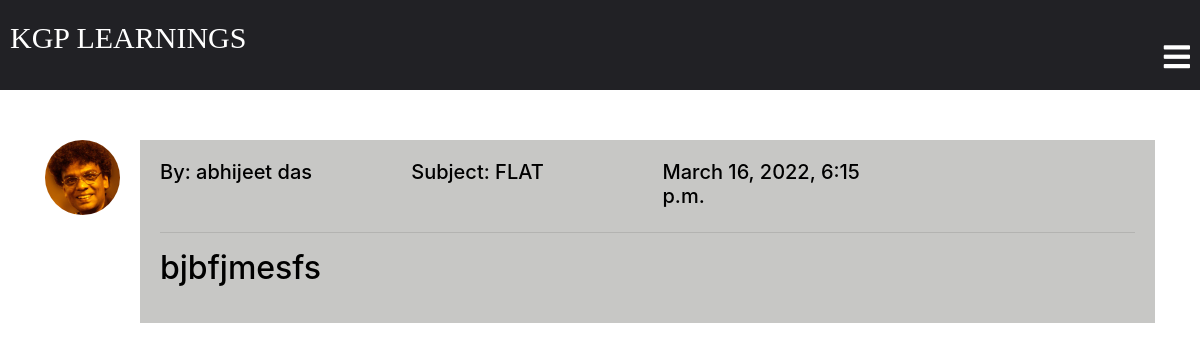
Before: /classroom/student/16/class_notice (signed in) with the older database file.
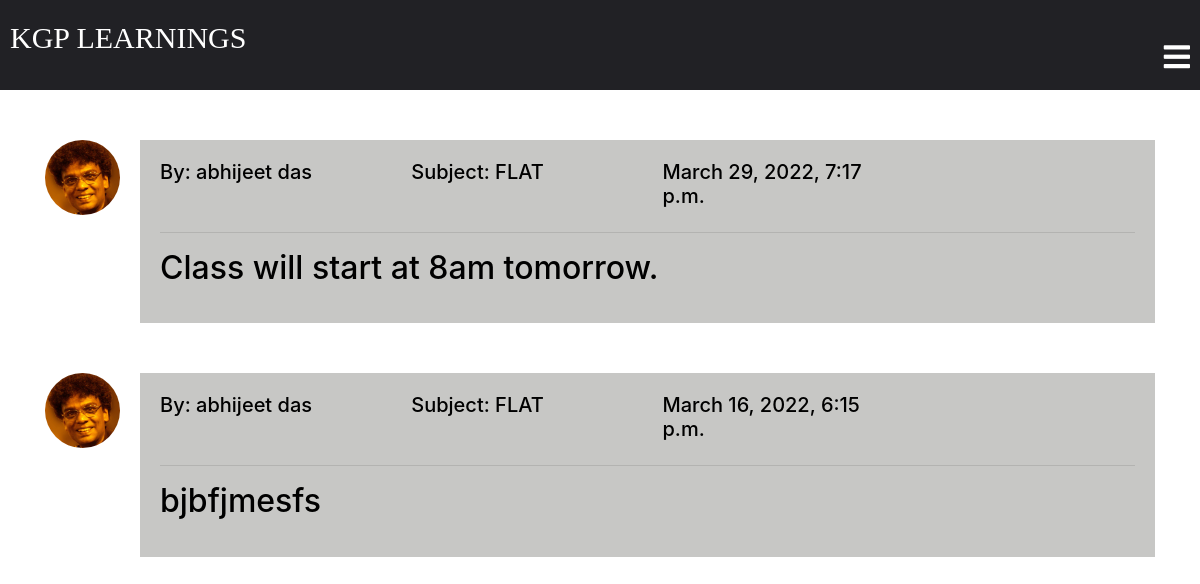
After: the same page with the newer database file.
### classroom/models.py (models this page shows, shortened)
class ClassNotice(models.Model):
    teacher = models.ForeignKey(
        Teacher, related_name='teacher', on_delete=models.CASCADE)
    message_html = models.TextField(editable=False)
    created_at = models.DateTimeField(auto_now=True)
    students = models.ManyToManyField(Student, related_name='class_notice')
    message = models.TextField()
    class Meta:
        unique_together = ['teacher', 'message']
        ordering = ['-created_at']

class Teacher(models.Model):
    user = models.OneToOneField(
        User, on_delete=models.CASCADE, primary_key=True, related_name='Teacher')
    teacher_profile_pic = models.ImageField(
        upload_to="classroom/teacher_profile_pic", blank=True)
    subject_name = models.CharField(max_length=250)
    email = models.EmailField(max_length=254)
    name = models.CharField(max_length=250)
    class_students = models.ManyToManyField(Student, through="StudentsInClass")
    phone = models.IntegerField()

### classroom/views.py (the view)
# urls.py: path('student/<int:pk>/class_notice',views.class_notice,name="class_notice"),
@login_required
def class_notice(request, pk):
    student = get_object_or_404(models.Student, pk=pk)
    template = "classroom/class_notice_list.html"
    context = {'student': student}
    return render(request, template, context)

### template/classroom/class_notice_list.html
{% extends 'classroom/base.html' %}
{% load static %}
{% block content %}
<div class="container">
  {% if student.class_notice.count == 0 %}
  <h2>No Notice Yet.</h2>
  {% else %}
  {% for notice in student.class_notice.all %}
  <div class="notice">
    <div class="row">
      <div class="col-md-1">
        {% if notice.teacher.teacher_profile_pic %}
        <img src="{{ notice.teacher.teacher_profile_pic.url }}" class="notice-img">
        {% else %}
        <img src="{% static 'images/login-avatar.PNG' %}" class="notice-img">
        {% endif %}
      </div>
      <div class="col-md-11">
        <div class="notice-details">
          <div class="row">
            <div class="col-md-3">
              <h5>By: {{ notice.teacher.name }}</h5>
            </div>
            <div class="col-md-3">
              <h5>Subject: {{ notice.teacher.subject_name }}</h5>
            </div>
            <div class="col-md-3">
              <h5>{{ notice.created_at }}</h5>
            </div>
          </div>
          <hr>
          <h2>{{ notice.message_html|safe }}</h2>
        </div>
      </div>
    </div>
  </div>
  {% endfor %}
  {% endif %}
</div>
{% endblock %}

### template/classroom/base.html (shortened to what this page needs)
<!DOCTYPE html>
{% load static %}
<html lang="en" dir="ltr">
<head>
  <link rel="stylesheet" href="https://maxcdn.bootstrapcdn.com/bootstrap/4.5.0/css/bootstrap.min.css">
  <link rel="stylesheet" href="{% static 'css/base.css' %}">
  <link rel="stylesheet" href="{% static 'css/searchbar.css' %}">
  <link rel="stylesheet" href="{% static 'css/newbase.css' %}">
  <link rel="stylesheet" href="https://pro.fontawesome.com/releases/v5.10.0/css/all.css">
  {% load bootstrap4 %}
  {% bootstrap_css %}
</head>
<body>
  <nav>
    <div class="toggle">
      <a href="{% url 'home' %}">KGP LEARNINGS</a>
      <i class="fa fa-bars menu"></i>
    </div>
  </nav>
  {% block content %}
  {% endblock %}
</body>
</html>

### static/css/base.css (style rules this page uses)
nav { width: 100%; background: #212125; margin-bottom: 0; }
.toggle { width: 100%; padding: 10px; background: #212125; text-align: right; box-sizing: border-box; color: #fff; font-family: cursive; font-size: 30px; display: block; }
.toggle a { text-align: left; display: block; color: #fff; margin-top:5px; margin-bottom: -25px; padding: 0px; text-decoration: none; }
.notice { margin-top: 50px; }
.notice .notice-img { border-radius: 50%; height:75px; width:75px; }
.notice .notice-details { color: black; padding: 20px; background: #c7c7c5; }

Changed rows visible on the page:
added ClassNotice: teacher.teacher_profile_pic (picture), teacher.name "abhijeet das", teacher.subject_name "FLAT", created_at "March 29, 2022, 7:17 p.m.", message_html "Class will start at 8am tomorrow."
